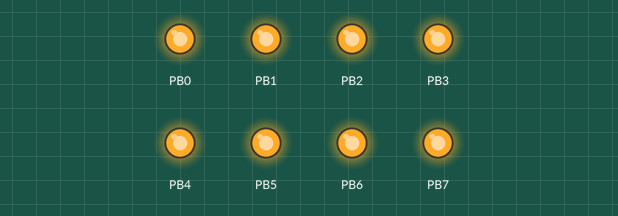
Recording of a program running on a simulated ATmega128, built with avr-gcc and emulated at 14.7456 MHz. Shown: output pins drawn as LEDs (lit = HIGH). A simulated second board sends each byte the program waits for after 2 ms; what the program prints to the serial monitor is not drawn.

Above: at 0.5 s.
At 3.5 s:
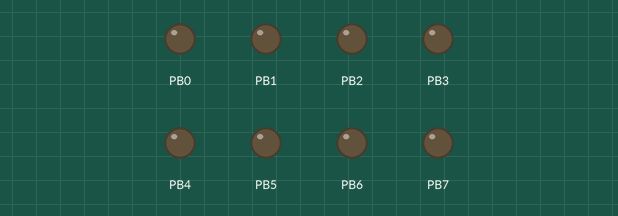
Timing chart, 0 to 4.6 s (numbered marks = the images above):
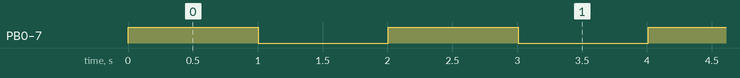

Measured:
- by itself, PB0–7: alternates HIGH for 1.0 s and LOW for 1.0 s

The program:

main.c
```c
// 마스터와 슬레이브의 역할을 컴파일 타임에 결정
// #define IS_MASTER를 1로 설정하면 마스터로, 0으로 설정하면 슬레이브로 작동
// 마스터는 'A'를 송신하고, 슬레이브는 이를 수신하여 'B'로 응답, 마스터는 'B'를 수신하면 LED를 토글

#include <avr/io.h>
#include <avr/interrupt.h>
#define F_CPU 14.7456E6
#include <util/delay.h>

// 함수 프로토타입
void Init_USART1();
void UART_transmit(unsigned char data);
unsigned char UART_receive();
void LEDOnOff(int number, int onoff); // 1 -> LED ON, 0 -> LED OFF

// 전역 변수
int isMaster = 1;  // 1: 마스터, 0: 슬레이브

void Init_USART1()
{
	UCSR1B |= 0b00011000;  // 송신 및 수신 활성화
	UBRR1L = 95;    // 보드레이트 설정
}

void UART_transmit(unsigned char data)
{
	while (!(UCSR1A & (1 << UDRE1)));  // 데이터 레지스터가 비워질 때까지 대기
	UDR1 = data;  // 데이터 송신
}

unsigned char UART_receive()
{
	while (!(UCSR1A & (1 << RXC1)));  // 데이터 수신 대기
	return UDR1;  // 수신된 데이터 반환
}

void LEDOnOff(int number, int onoff)
{
	char led_state;
	led_state = ~PORTB;

	if (onoff == 1) {
		led_state = led_state | (1 << number);  // LED 켜기
		PORTB = ~led_state;
	}
	else {
		led_state = led_state & ~(1 << number);  // LED 끄기
		PORTB = ~led_state;
	}
}

int main(void)
{
	DDRB = 0xff;  // 포트 B를 출력으로 설정
	PORTB = 0xff; // 모든 포트 B 핀을 HIGH로 설정
	Init_USART1();  // UART 초기화

	while (1)
	{
		if (isMaster) {
			// 마스터 역할: 'A'를 송신하고 'B'를 수신하면 LED를 토글
			UART_transmit('A');  // 'A' 문자 송신
			_delay_ms(1000);  // 1초 대기

			unsigned char rx_data = UART_receive();  // UART로부터 데이터 수신

			if (rx_data == 'B') {
				PORTB = ~PORTB;  // 'B'를 수신하면 LED를 토글
			}
		}

			else {
			// 슬레이브 역할: 'A'를 수신하면 'B'를 송신
			unsigned char rx_data = UART_receive();  // UART로부터 데이터 수신

			if (rx_data == 'A') {
				UART_transmit('B');  // 'A'를 수신하면 'B' 송신
			}
		}
	}
}
```
